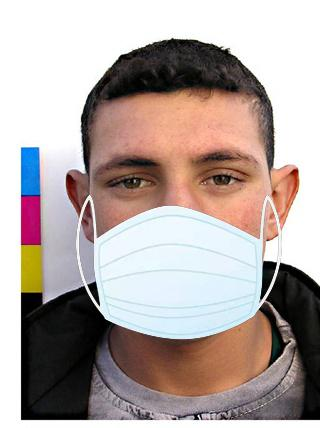
#> input picture Application/data/images/masked/0001.jpg, 320 x 428 px
$ python test.py
#> lines starting #> are read from the running program, lines starting #| are printed output that depends on the picture; after the words box and inside, x2 and y2 are one past the last pixel; in counts of white or black regions, pixels touching at a corner belong together
import os
import cv2

cv2_base_dir = os.path.dirname(os.path.abspath(cv2.__file__))
haar_model = os.path.join(cv2_base_dir, 'data/haarcascade_frontalface_default.xml')

# Reading the image
img = cv2.imread('data/images/masked/0001.jpg')
#> img is the input picture: shape (428, 320, 3); mean B, G, R 161.8, 165.2, 177.8

# Converting image to grayscale
gray_img = cv2.cvtColor(img, cv2.COLOR_BGR2GRAY)
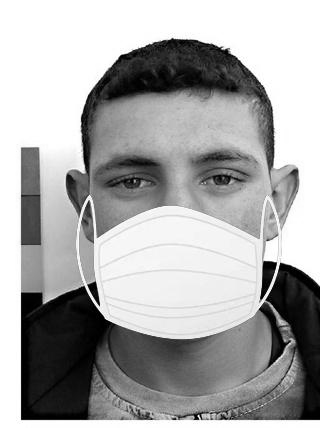
#> gray_img: shape (428, 320); min 0, max 255, mean 168.6

# Loading the required haar-cascade xml classifier file
haar_cascade = cv2.CascadeClassifier(haar_model)

# Applying the face detection method on the grayscale image
faces_rect = haar_cascade.detectMultiScale(gray_img, 1.1, 9)
#> faces_rect = [[53, 89, 251, 251]]

# Iterating through rectangles of detected faces
for (x, y, w, h) in faces_rect:
    cv2.rectangle(img, (x, y), (x+w, y+h), (0, 255, 0), 2)
#> this loop made 1 pass
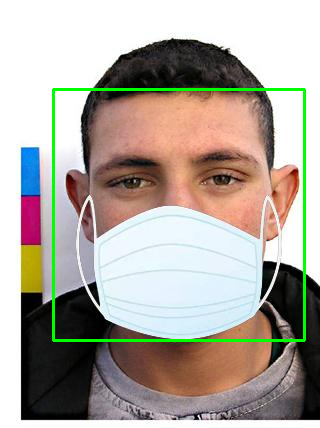
#> img: shape (428, 320, 3); 2.2% of pixels changed, all inside (x1, y1, x2, y2) = (52, 88, 306, 342)

cv2.imshow('Detected faces', img)

cv2.waitKey(0)
